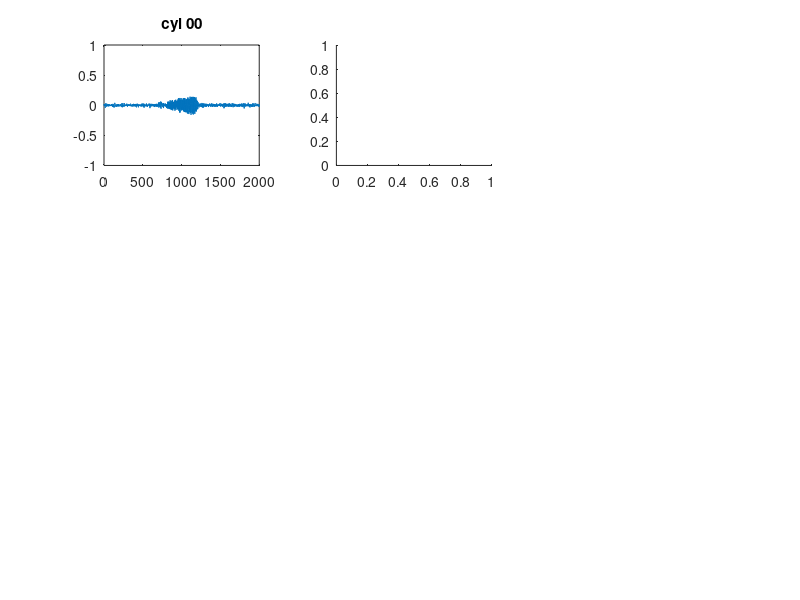

Here is the MATLAB script that generated this plot: (Note: this script raises an error after producing the figure.)
load('clutter_v2.mat')
close all

object={'cyl','cube','sphere', 'LD' ,'SD','MP'};
for idx1=1:size(object,2)
    cluttercond= {'00','10','20'};
    figure
    for idx2=1:size(cluttercond,2)
        plotloc={[1,2,3],[4,5,6],[7,8,9]};
        
        stimname=['echo_',object{idx1},'_',cluttercond{idx2},'echo_10msdelay'];
        stimuli=stim.(stimname)(3000:5000);
        
        %waveform
        subplot (3,3,(idx2-1)*3+1)
        plot(stimuli)
        xlim([0 2000])
        title([object{idx1},' ',cluttercond{idx2}])
        ylim([-1 1])
        
        %spectrogram
        subplot (3,3,(idx2-1)*3+2)
        spectrogram(stimuli,2^8,(2^8)-1,2^8,250e3,'yaxis')
        caxis([-120 -60])
        colorbar off
        
        %power
        subplot (3,3,(idx2-1)*3+3)
        [yy,xx]=plotPower(stimuli,@(x)x);
        ylim([-120 -50])
        
    end
    saveas(gcf,['/Users/angie/Google Drive/Bats/NSF shapes project/neural_stim',object{idx1},'_',cluttercond{idx2},'.png'])
end

%%



    